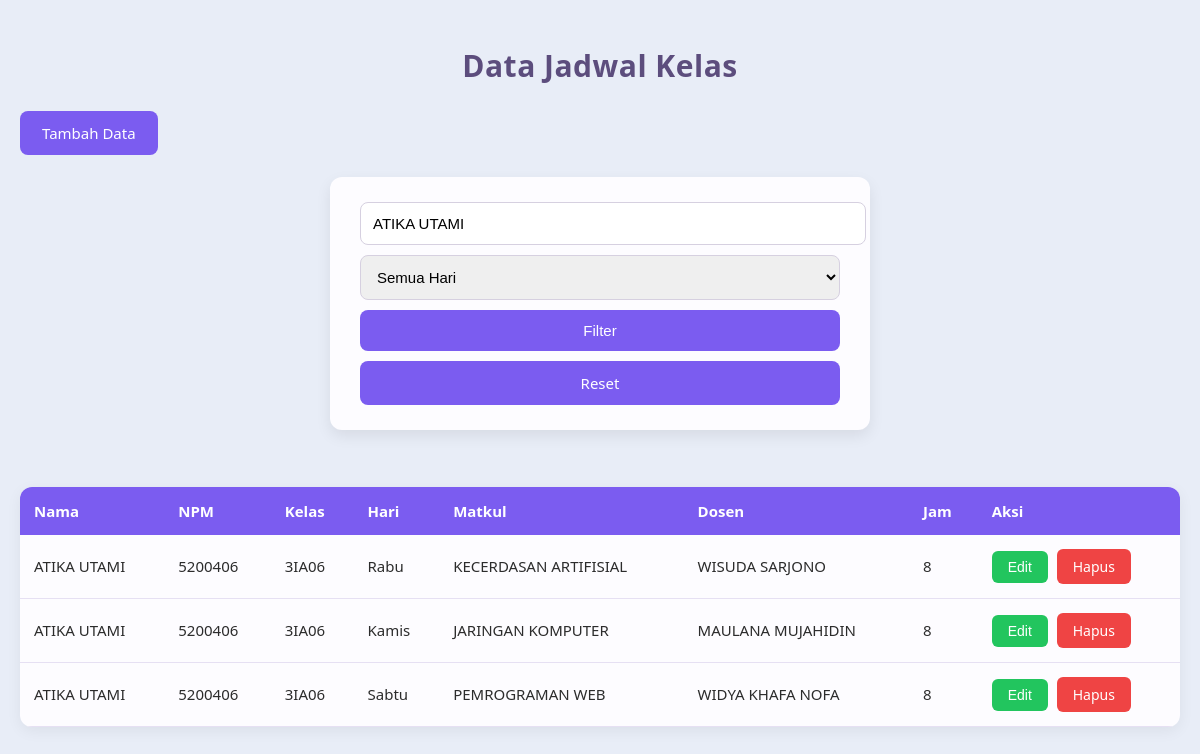
Page /index.php?cari=ATIKA UTAMI on the committed database.
### tables this page shows
CREATE TABLE `jadwal_kelas` (
  `id` int(11) NOT NULL,
  `nama` varchar(100) DEFAULT NULL,
  `npm` varchar(20) DEFAULT NULL,
  `kelas` varchar(50) DEFAULT NULL,
  `hari` varchar(20) NOT NULL,
  `matkul` varchar(100) DEFAULT NULL,
  `dosen` varchar(100) DEFAULT NULL,
  `jam` varchar(50) DEFAULT NULL
);

### index.php (the view, shortened to what this page needs)
<?php include "db.php"; ?>
<!DOCTYPE html>
<html>
<head>
    <link rel="stylesheet" href="css/style.css?v=1">
</head>
<body>
<h2>Data Jadwal Kelas</h2>
<a href="create.php" class="btn">Tambah Data</a>
<br><br>
<form method="GET">
    <input type="text" name="cari" placeholder="Cari nama / NPM / matkul / dosen..."
    value="<?= isset($_GET['cari']) ? $_GET['cari'] : '' ?>">
    <select name="hari">
        <option value="">Semua Hari</option>
    </select>
    <button type="submit" class="btn">Filter</button>
    <a href="index.php" class="btn">Reset</a>
</form>
<br>
<table>
    <tr>
        <th>Nama</th>
        <th>NPM</th>
        <th>Kelas</th>
        <th>Hari</th>
        <th>Matkul</th>
        <th>Dosen</th>
        <th>Jam</th>
        <th>Aksi</th>
    </tr>
<?php
$query = "SELECT * FROM jadwal_kelas WHERE 1";
if(isset($_GET['cari']) && $_GET['cari'] != ""){
    $cari = $_GET['cari'];
    $query .= "
        AND (
            nama LIKE '%$cari%' OR
            npm LIKE '%$cari%' OR
            matkul LIKE '%$cari%' OR
            dosen LIKE '%$cari%'
        )
    ";
}
$query .= "
    ORDER BY
        FIELD(hari,'Senin','Selasa','Rabu','Kamis','Jumat','Sabtu','Minggu'),
        jam ASC
";
$result = mysqli_query($conn, $query);
while($row = mysqli_fetch_assoc($result)) { ?>
    <tr>
        <td><?= htmlspecialchars($row['nama']) ?></td>
        <td><?= htmlspecialchars($row['npm']) ?></td>
        <td><?= htmlspecialchars($row['kelas']) ?></td>
        <td><?= htmlspecialchars($row['hari']) ?></td>
        <td><?= htmlspecialchars($row['matkul']) ?></td>
        <td><?= htmlspecialchars($row['dosen']) ?></td>
        <td><?= htmlspecialchars($row['jam']) ?></td>
        <td>
            <button type="button" class="btn-edit" data-id="<?= $row['id'] ?>">Edit</button>
            <a href="delete.php?id=<?= $row['id'] ?>" class="btn-delete" data-nama="<?= htmlspecialchars($row['nama']) ?>">Hapus</a>
        </td>
    </tr>
<?php } ?>
</table>
</body>
</html>

### css/style.css (style rules this page uses)
body { font-family: 'Segoe UI', Tahoma, Geneva, Verdana, sans-serif; background: #e8edf7; margin: 0; padding: 20px; color: #2c2c2c; }
h2 { text-align: center; margin-bottom: 25px; color: #5c4d7d; font-size: 30px; letter-spacing: 0.5px; }
a { text-decoration: none; color: #7b5cf0; transition: all 0.2s ease-in-out; }
form { max-width: 480px; margin: 0 auto 35px auto; background: #fdfcff; padding: 25px 30px; border-radius: 12px; box-shadow: 0 6px 15px rgba(0,0,0,0.08); display: flex; flex-direction: column; gap: 10px; }
form input, form select { width: 100%; padding: 12px; border: 1px solid #d6d0e0; border-radius: 8px; font-size: 15px; transition: border 0.3s, box-shadow 0.3s; }
.btn { background: #7b5cf0; border: none; padding: 12px 22px; font-size: 15px; font-weight: 500; color: #fff; border-radius: 8px; cursor: pointer; transition: background 0.2s, transform 0.1s; display: inline-block; text-align: center; }
.btn-edit { background: #22c55e; color: white; padding: 8px 16px; border-radius: 6px; margin-right: 5px; font-size: 14px; border: none; cursor: pointer; transition: background 0.2s, transform 0.1s; }
.btn-delete { background: #ef4444; color: white; padding: 8px 16px; border-radius: 6px; font-size: 14px; border: none; cursor: pointer; text-decoration: none; display: inline-block; transition: background 0.2s, transform 0.1s; }
table { width: 100%; border-collapse: collapse; background: #fdfcff; border-radius: 12px; overflow: hidden; box-shadow: 0 4px 15px rgba(0,0,0,0.06); }
table th { background: #7b5cf0; color: #ffffff; padding: 14px; text-align: left; font-size: 15px; }
table td { border-bottom: 1px solid #e6e0f3; padding: 14px; font-size: 15px; }
input[type="text"], input[type="number"] { width: 100%; font-size: 15px; }

### rows in the picture
jadwal_kelas: nama "ATIKA UTAMI", npm "5200406", kelas "3IA06", hari "Rabu", matkul "KECERDASAN ARTIFISIAL", dosen "WISUDA SARJONO", jam "8"
jadwal_kelas: nama "ATIKA UTAMI", npm "5200406", kelas "3IA06", hari "Kamis", matkul "JARINGAN KOMPUTER", dosen "MAULANA MUJAHIDIN", jam "8"
jadwal_kelas: nama "ATIKA UTAMI", npm "5200406", kelas "3IA06", hari "Sabtu", matkul "PEMROGRAMAN WEB", dosen "WIDYA KHAFA NOFA", jam "8"
